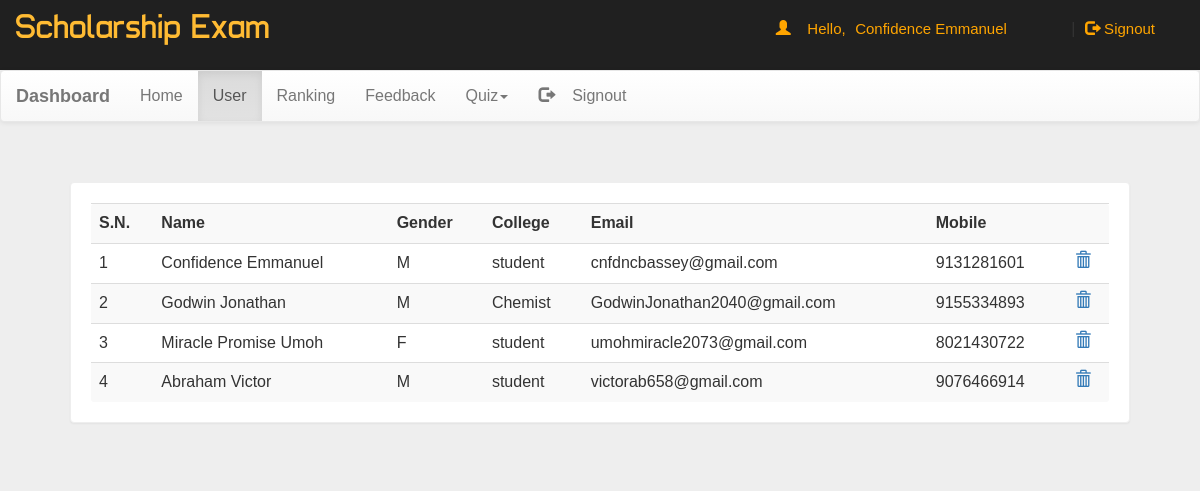
Screenshot of /dash.php?q=1 (signed in) with the database file from the repository.
### tables this page shows
CREATE TABLE `user` (
  `name` varchar(50) NOT NULL,
  `gender` varchar(5) NOT NULL,
  `college` varchar(100) NOT NULL,
  `email` varchar(50) NOT NULL,
  `mob` bigint(20) NOT NULL,
  `password` varchar(50) NOT NULL
);

### dash.php (the view, shortened to what this page needs)
<!DOCTYPE html PUBLIC "-//W3C//DTD XHTML 1.0 Transitional//EN" "http://www.w3.org/TR/xhtml1/DTD/xhtml1-transitional.dtd">
<html xmlns="http://www.w3.org/1999/xhtml">
<head>
<link  rel="stylesheet" href="css/bootstrap.min.css"/>
 <link  rel="stylesheet" href="css/bootstrap-theme.min.css"/>
 <link rel="stylesheet" href="css/main.css">
 <link  rel="stylesheet" href="css/font.css">
</head>
<body  style="background:#eee;">
<div class="header">
<div class="row">
<div class="col-lg-6">
<span class="logo">Scholarship Exam</span></div>
<?php
 include_once 'dbConnection.php';
  if(!(isset($_SESSION['email']))){
header("location:index.php");
}
else
{
$name = $_SESSION['name'];;
echo '<span class="pull-right top title1" ><span class="log1"><span class="glyphicon glyphicon-user" aria-hidden="true"></span>&nbsp;&nbsp;&nbsp;&nbsp;Hello,</span> <a href="account.php" class="log log1">'.$name.'</a>&nbsp;|&nbsp;<a href="logout.php?q=account.php" class="log"><span class="glyphicon glyphicon-log-out" aria-hidden="true"></span>&nbsp;Signout</button></a></span>';
}?>
</div></div>
<nav class="navbar navbar-default title1">
  <div class="container-fluid">
    <div class="navbar-header">
      <a class="navbar-brand" href="dash.php?q=0"><b>Dashboard</b></a>
    </div>
    <div class="collapse navbar-collapse" id="bs-example-navbar-collapse-1">
      <ul class="nav navbar-nav">
        <li <?php if(@$_GET['q']==0) echo'class="active"'; ?>><a href="dash.php?q=0">Home<span class="sr-only">(current)</span></a></li>
        <li <?php if(@$_GET['q']==1) echo'class="active"'; ?>><a href="dash.php?q=1">User</a></li>
		<li <?php if(@$_GET['q']==2) echo'class="active"'; ?>><a href="dash.php?q=2">Ranking</a></li>
		<li <?php if(@$_GET['q']==3) echo'class="active"'; ?>><a href="dash.php?q=3">Feedback</a></li>
        <li class="dropdown <?php if(@$_GET['q']==4 || @$_GET['q']==5) echo'active"'; ?>">
          <a href="#" class="dropdown-toggle" data-toggle="dropdown" role="button" aria-haspopup="true" aria-expanded="false">Quiz<span class="caret"></span></a>
        </li><li class="pull-right"> <a href="logout.php?q=account.php"><span class="glyphicon glyphicon-log-out" aria-hidden="true"></span>&nbsp;&nbsp;&nbsp;&nbsp;Signout</a></li>
      </ul>
          </div>
  </div>
</nav>
<div class="container">
<div class="row">
<div class="col-md-12">
<?php if(@$_GET['q']==1) {
$result = mysqli_query($con,"SELECT * FROM user") or die('Error');
echo  '<div class="panel"><div class="table-responsive"><table class="table table-striped title1">
<tr><td><b>S.N.</b></td><td><b>Name</b></td><td><b>Gender</b></td><td><b>College</b></td><td><b>Email</b></td><td><b>Mobile</b></td><td></td></tr>';
$c=1;
while($row = mysqli_fetch_array($result)) {
	$name = $row['name'];
	$mob = $row['mob'];
	$gender = $row['gender'];
    $email = $row['email'];
	$college = $row['college'];
	echo '<tr><td>'.$c++.'</td><td>'.$name.'</td><td>'.$gender.'</td><td>'.$college.'</td><td>'.$email.'</td><td>'.$mob.'</td>
	<td><a title="Delete User" href="update.php?demail='.$email.'"><b><span class="glyphicon glyphicon-trash" aria-hidden="true"></span></b></a></td></tr>';
}
echo '</table></div></div>';
}?>
</div>
</div></div>
</body>
</html>

### css/main.css (style rules this page uses)
body { overflow-x:hidden; width:100%; font: 15px "Century Gothic", "Times Roman", sans-serif; background:#eee; min-height:550px; background-attachment:fixed; }
.panel { border-color:#eee; margin:40px; padding:20px; font: 15px "Century Gothic", "Times Roman", sans-serif; }
.header { background:#202020; height:70px; }
.logo { font-family:'typo'; font-size:35px; color:#ffbb33; margin:15px; }
.title1 { font: 16px "Century Gothic", "Times Roman", sans-serif; }
.top { margin-top:20px; }
.log1 { font: 15px 'Ubuntu', sans-serif; color:orange; margin-left:10px; }
.log { margin:10px; margin-right:60px; margin-left:5px; color:orange; text-decoration:none; font-size:20px; font-size:15px; }

### rows the page displays
user: name "Confidence Emmanuel", gender "M", college "student", email "cnfdncbassey@gmail.com", mob "9131281601"
user: name "Godwin Jonathan", gender "M", college "Chemist", email "GodwinJonathan2040@gmail.com", mob "9155334893"
user: name "Miracle Promise Umoh", gender "F", college "student", email "umohmiracle2073@gmail.com", mob "8021430722"
user: name "Abraham Victor", gender "M", college "student", email "victorab658@gmail.com", mob "9076466914"

### other values shown
$name "Confidence Emmanuel"
